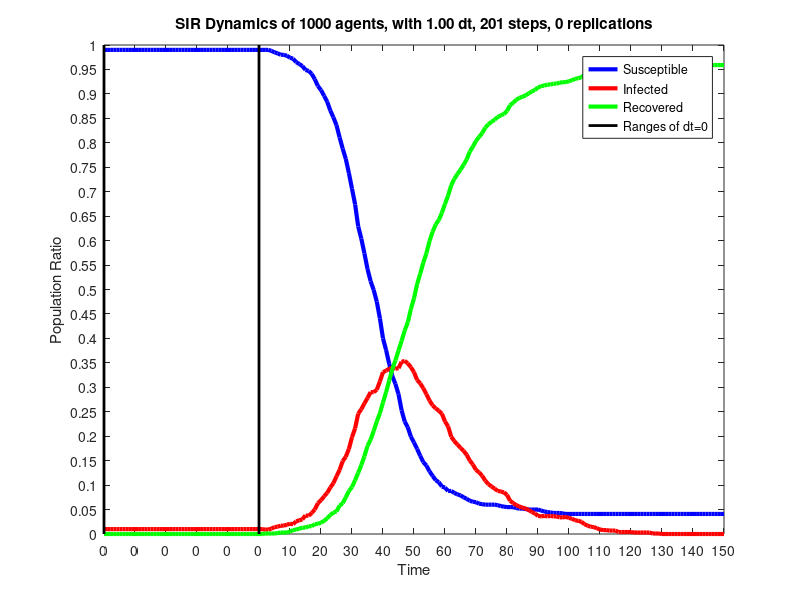

MATLAB code for this plot:
dynamics = [
0.00,990.000,10.000,0.000;
0.00,990.000,10.000,0.000;
0.00,990.000,10.000,0.000;
0.00,990.000,10.000,0.000;
0.00,990.000,10.000,0.000;
0.00,990.000,10.000,0.000;
0.00,990.000,10.000,0.000;
0.00,990.000,10.000,0.000;
0.00,990.000,10.000,0.000;
0.00,990.000,10.000,0.000;
0.00,990.000,10.000,0.000;
0.00,990.000,10.000,0.000;
0.00,990.000,10.000,0.000;
0.00,990.000,10.000,0.000;
0.00,990.000,10.000,0.000;
0.00,990.000,10.000,0.000;
0.00,990.000,10.000,0.000;
0.00,990.000,10.000,0.000;
0.00,990.000,10.000,0.000;
0.00,990.000,10.000,0.000;
0.00,990.000,10.000,0.000;
0.00,990.000,10.000,0.000;
0.00,990.000,10.000,0.000;
0.00,990.000,10.000,0.000;
0.00,990.000,10.000,0.000;
0.00,990.000,10.000,0.000;
0.00,990.000,10.000,0.000;
0.00,990.000,10.000,0.000;
0.00,990.000,10.000,0.000;
0.00,990.000,10.000,0.000;
0.00,990.000,10.000,0.000;
0.00,990.000,10.000,0.000;
0.00,990.000,10.000,0.000;
0.00,990.000,10.000,0.000;
0.00,990.000,10.000,0.000;
0.00,990.000,10.000,0.000;
0.00,990.000,10.000,0.000;
0.00,990.000,10.000,0.000;
0.00,990.000,10.000,0.000;
0.00,990.000,10.000,0.000;
0.00,990.000,10.000,0.000;
0.00,990.000,10.000,0.000;
0.00,990.000,10.000,0.000;
0.00,990.000,10.000,0.000;
0.00,990.000,10.000,0.000;
0.00,990.000,10.000,0.000;
0.00,990.000,10.000,0.000;
0.00,990.000,10.000,0.000;
0.00,990.000,10.000,0.000;
0.00,990.000,10.000,0.000;
0.00,990.000,10.000,0.000;
1.00,990.000,10.000,0.000;
2.00,990.000,9.000,1.000;
3.00,990.000,9.000,1.000;
4.00,988.000,11.000,1.000;
5.00,985.000,14.000,1.000;
6.00,983.000,15.000,2.000;
7.00,980.000,17.000,3.000;
8.00,980.000,17.000,3.000;
9.00,978.000,19.000,3.000;
10.00,974.000,21.000,5.000;
11.00,972.000,20.000,8.000;
12.00,965.000,26.000,9.000;
13.00,961.000,28.000,11.000;
14.00,957.000,30.000,13.000;
15.00,949.000,38.000,13.000;
16.00,947.000,37.000,16.000;
17.00,941.000,43.000,16.000;
18.00,930.000,50.000,20.000;
19.00,916.000,63.000,21.000;
20.00,908.000,69.000,23.000;
21.00,896.000,77.000,27.000;
22.00,884.000,84.000,32.000;
23.00,866.000,95.000,39.000;
24.00,852.000,104.000,44.000;
25.00,836.000,118.000,46.000;
26.00,811.000,131.000,58.000;
27.00,788.000,149.000,63.000;
28.00,767.000,158.000,75.000;
29.00,738.000,174.000,88.000;
30.00,706.000,198.000,96.000;
31.00,674.000,216.000,110.000;
32.00,629.000,246.000,125.000;
33.00,604.000,255.000,141.000;
34.00,574.000,267.000,159.000;
35.00,542.000,278.000,180.000;
36.00,517.000,290.000,193.000;
37.00,499.000,290.000,211.000;
38.00,475.000,295.000,230.000;
39.00,441.000,312.000,247.000;
40.00,400.000,331.000,269.000;
41.00,376.000,334.000,290.000;
42.00,348.000,338.000,314.000;
43.00,323.000,340.000,337.000;
44.00,307.000,338.000,355.000;
45.00,286.000,339.000,375.000;
46.00,253.000,352.000,395.000;
47.00,230.000,354.000,416.000;
48.00,218.000,349.000,433.000;
49.00,199.000,341.000,460.000;
50.00,187.000,331.000,482.000;
51.00,174.000,315.000,511.000;
52.00,160.000,308.000,532.000;
53.00,147.000,298.000,555.000;
54.00,140.000,286.000,574.000;
55.00,128.000,273.000,599.000;
56.00,119.000,263.000,618.000;
57.00,110.000,257.000,633.000;
58.00,106.000,252.000,642.000;
59.00,97.000,246.000,657.000;
60.00,95.000,230.000,675.000;
61.00,88.000,220.000,692.000;
62.00,88.000,199.000,713.000;
63.00,84.000,190.000,726.000;
64.00,81.000,183.000,736.000;
65.00,79.000,176.000,745.000;
66.00,75.000,170.000,755.000;
67.00,72.000,162.000,766.000;
68.00,68.000,150.000,782.000;
69.00,66.000,142.000,792.000;
70.00,65.000,131.000,804.000;
71.00,62.000,126.000,812.000;
72.00,61.000,119.000,820.000;
73.00,60.000,109.000,831.000;
74.00,60.000,102.000,838.000;
75.00,60.000,97.000,843.000;
76.00,60.000,93.000,847.000;
77.00,59.000,88.000,853.000;
78.00,57.000,87.000,856.000;
79.00,56.000,85.000,859.000;
80.00,55.000,80.000,865.000;
81.00,55.000,68.000,877.000;
82.00,55.000,63.000,882.000;
83.00,53.000,59.000,888.000;
84.00,52.000,56.000,892.000;
85.00,52.000,54.000,894.000;
86.00,51.000,52.000,897.000;
87.00,50.000,49.000,901.000;
88.00,50.000,45.000,905.000;
89.00,50.000,42.000,908.000;
90.00,50.000,37.000,913.000;
91.00,48.000,36.000,916.000;
92.00,46.000,37.000,917.000;
93.00,45.000,36.000,919.000;
94.00,44.000,37.000,919.000;
95.00,43.000,36.000,921.000;
96.00,43.000,36.000,921.000;
97.00,43.000,34.000,923.000;
98.00,42.000,34.000,924.000;
99.00,41.000,35.000,924.000;
100.00,41.000,33.000,926.000;
101.00,41.000,31.000,928.000;
102.00,41.000,28.000,931.000;
103.00,41.000,27.000,932.000;
104.00,41.000,25.000,934.000;
105.00,41.000,20.000,939.000;
106.00,41.000,17.000,942.000;
107.00,41.000,15.000,944.000;
108.00,41.000,14.000,945.000;
109.00,41.000,12.000,947.000;
110.00,41.000,9.000,950.000;
111.00,41.000,8.000,951.000;
112.00,41.000,8.000,951.000;
113.00,41.000,7.000,952.000;
114.00,41.000,7.000,952.000;
115.00,41.000,7.000,952.000;
116.00,41.000,4.000,955.000;
117.00,41.000,4.000,955.000;
118.00,41.000,4.000,955.000;
119.00,41.000,4.000,955.000;
120.00,41.000,4.000,955.000;
121.00,41.000,3.000,956.000;
122.00,41.000,3.000,956.000;
123.00,41.000,3.000,956.000;
124.00,41.000,3.000,956.000;
125.00,41.000,3.000,956.000;
126.00,41.000,3.000,956.000;
127.00,41.000,1.000,958.000;
128.00,41.000,1.000,958.000;
129.00,41.000,1.000,958.000;
130.00,41.000,0.000,959.000;
131.00,41.000,0.000,959.000;
132.00,41.000,0.000,959.000;
133.00,41.000,0.000,959.000;
134.00,41.000,0.000,959.000;
135.00,41.000,0.000,959.000;
136.00,41.000,0.000,959.000;
137.00,41.000,0.000,959.000;
138.00,41.000,0.000,959.000;
139.00,41.000,0.000,959.000;
140.00,41.000,0.000,959.000;
141.00,41.000,0.000,959.000;
142.00,41.000,0.000,959.000;
143.00,41.000,0.000,959.000;
144.00,41.000,0.000,959.000;
145.00,41.000,0.000,959.000;
146.00,41.000,0.000,959.000;
147.00,41.000,0.000,959.000;
148.00,41.000,0.000,959.000;
149.00,41.000,0.000,959.000;
150.00,41.000,0.000,959.000;
];
time = dynamics (:, 1);
susceptible = dynamics (:, 2);
infected = dynamics (:, 3);
recovered = dynamics (:, 4);
totalPopulation = susceptible(1) + infected(1) + recovered(1);
susceptibleRatio = susceptible ./ totalPopulation;
infectedRatio = infected ./ totalPopulation;
recoveredRatio = recovered ./ totalPopulation;
steps = length (time);
indices = 0 : steps - 1;
replications = 0;
figure
plot (indices, susceptibleRatio.', 'color', 'blue', 'linewidth', 3);
hold on
plot (indices, infectedRatio.', 'color', 'red', 'linewidth', 3);
hold on
plot (indices, recoveredRatio.', 'color', 'green', 'linewidth', 3);
hold on
x = 0;
plot([x,x],[0,1], 'color', 'black', 'linewidth', 2);
x = 50;
plot([x,x],[0,1], 'color', 'black', 'linewidth', 2);

set(gca,'YTick',0:0.05:1.0);
set(gca,'XTick', indices(1:10:end), 'xticklabel', time(1:10:end));
xlabel ('Time');
ylabel ('Population Ratio');
legend('Susceptible','Infected', 'Recovered', 'Ranges of dt=0');
titleStr = sprintf('SIR Dynamics of %i agents, with 1.00 dt, %i steps, 0 replications', totalPopulation, steps)
title (titleStr);
